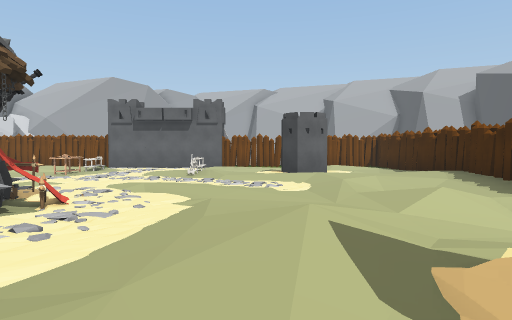
View 1 (above)

16 first-person views from a walk through a scene from a Unity 3-D project. The camera is 1.4 m above the floor, tilts 2° down and sees 75° across. The floor is counted in squares, 2 m on a side. Each view is taken from the middle of a square. On the plan, view 1 faces up. The plan holds only what a view shows up to about 10 squares ahead; the rest is blank. The place goes on beyond the plan. The player is left out. Some surface patterns are stand-ins.

View 2
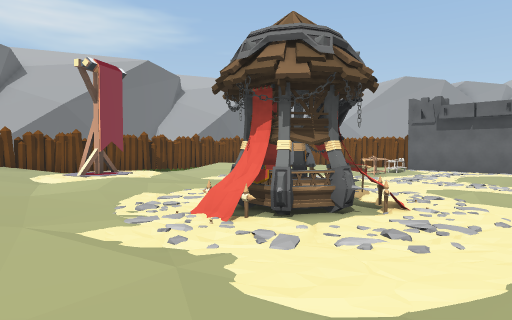

View 3
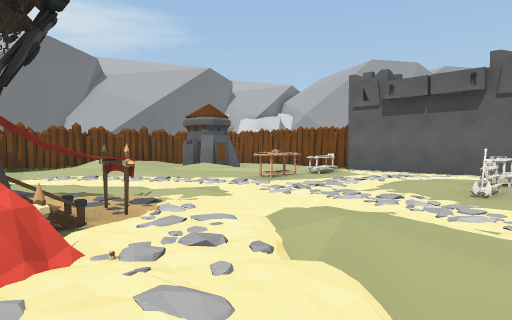

View 4
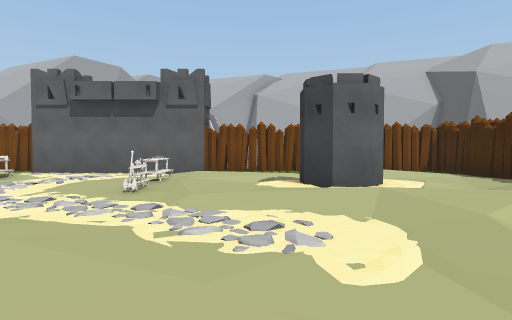

View 5
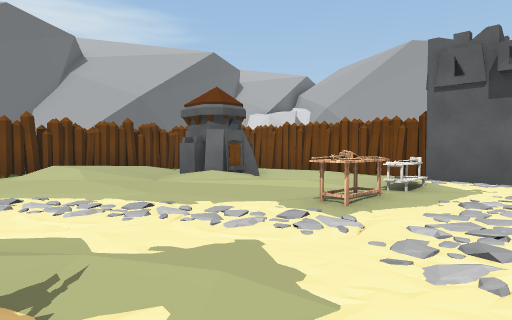

View 6
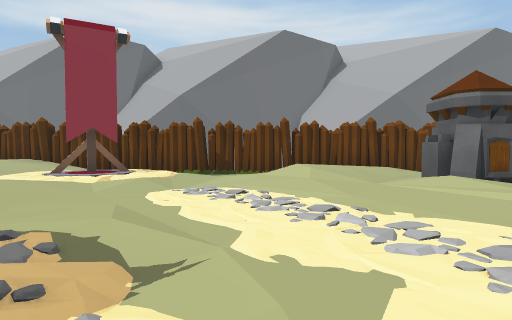

View 7
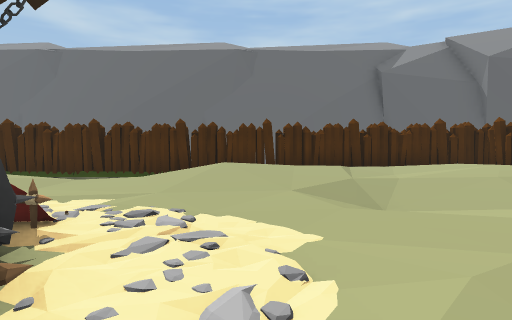

View 8
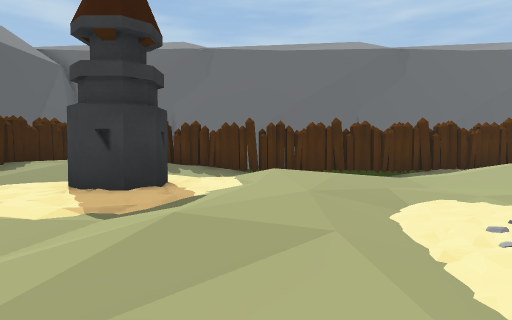

View 9
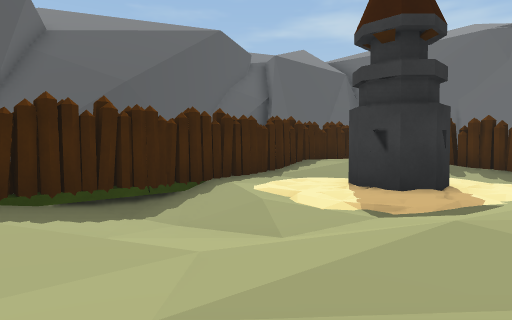

View 10
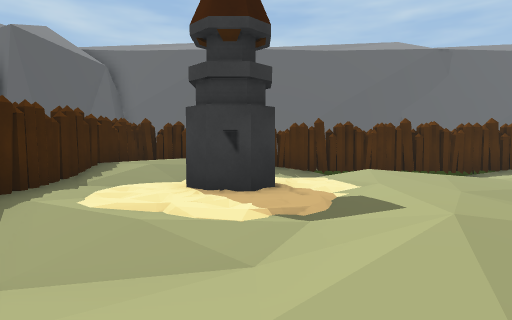

View 11
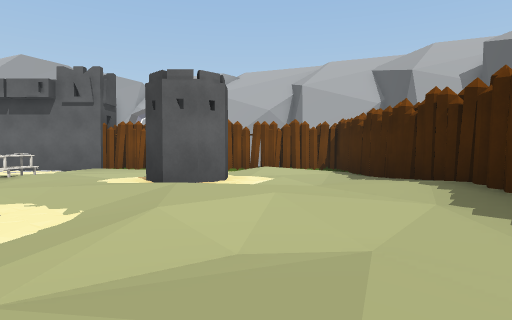

View 12
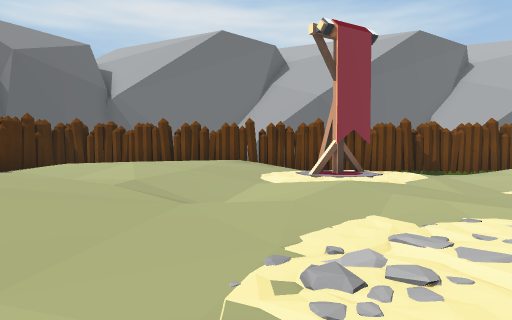

View 13
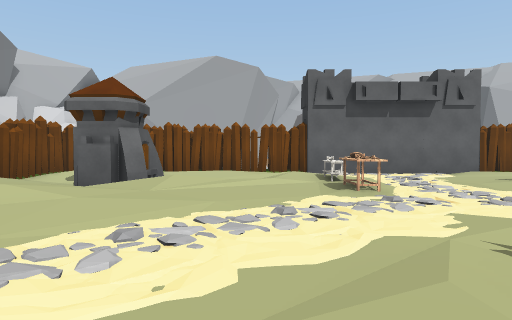

View 14
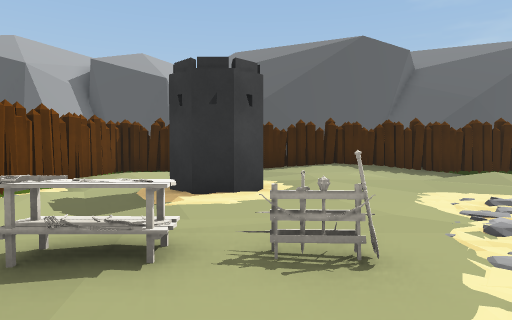

View 15
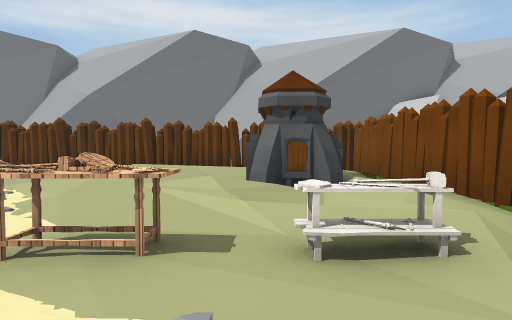

View 16
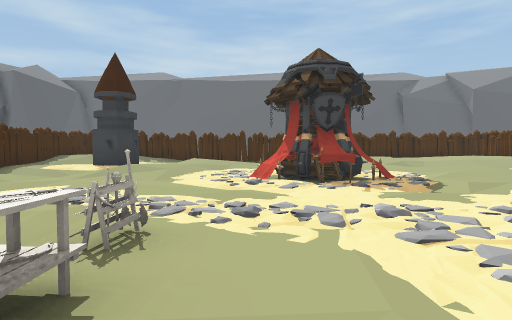

### Floor plan
Key: @ floor where view 1 was taken; # wall or solid block; . main floor; : floor 0.25 m higher than the main floor; - floor 0.25 m lower than the main floor; + floor 0.5 m higher than the main floor; _ floor 0.5 m lower than the main floor; * floor 0.75 m higher than the main floor; < floor 0.75 m lower than the main floor; % floor 1 m higher than the main floor; / step, stairs or slope; A axe; B building; H hammer; S shield; T table; W sword; E tower; O other object.
Columns run from 14 left of view 1 to 6 right of it. Each row starts with its distance up from view 1.
 15 #####################
 14 #......:H.-.....-:..#
 13 #--O--.A:....---.-..#
 12 #.-#/:..S...%..#E.-.#
 11 #:..::..T...WO..#.-:#
 10 #++::...T..AO..:::::#
  9 #:++:..-........:::+#
  8 #...............:../#
  7 #----..........-.--/#
  6 #...-... BB......://#
  5 #::.....BO B.....///#
  4 #OO::....OO...::-_</#
  3 #..:::...BB...::.//_#
  2 #/...-........:.....#
  1 #*+:.-/:.....::.....#
  0 #*++:::+:...::@.EE./#
 -1 # *+::+++:..:+:.. /+#
 -2 # *+:++*+:.   ... /*#
 -3 # +++   :.-   -// */#
 -4 #####################

Where each view was taken, in squares from view 1:
view 1: 0 up, 0 right, facing up
view 2: 0 up, 1 left, facing up-left
view 3: 5 up, 1 left, facing up-left
view 4: 5 up, 0 right, facing up
view 5: 7 up, 4 left, facing up-left
view 6: 8 up, 4 left, facing left
view 7: 6 up, 7 left, facing down
view 8: 6 up, 0 right, facing down
view 9: 6 up, 0 right, facing down-right
view 10: 6 up, 2 right, facing down
view 11: 5 up, 3 right, facing up
view 12: 2 up, 4 left, facing left
view 13: 5 up, 8 left, facing up
view 14: 11 up, 4 left, facing right
view 15: 12 up, 4 left, facing left
view 16: 13 up, 3 left, facing down
